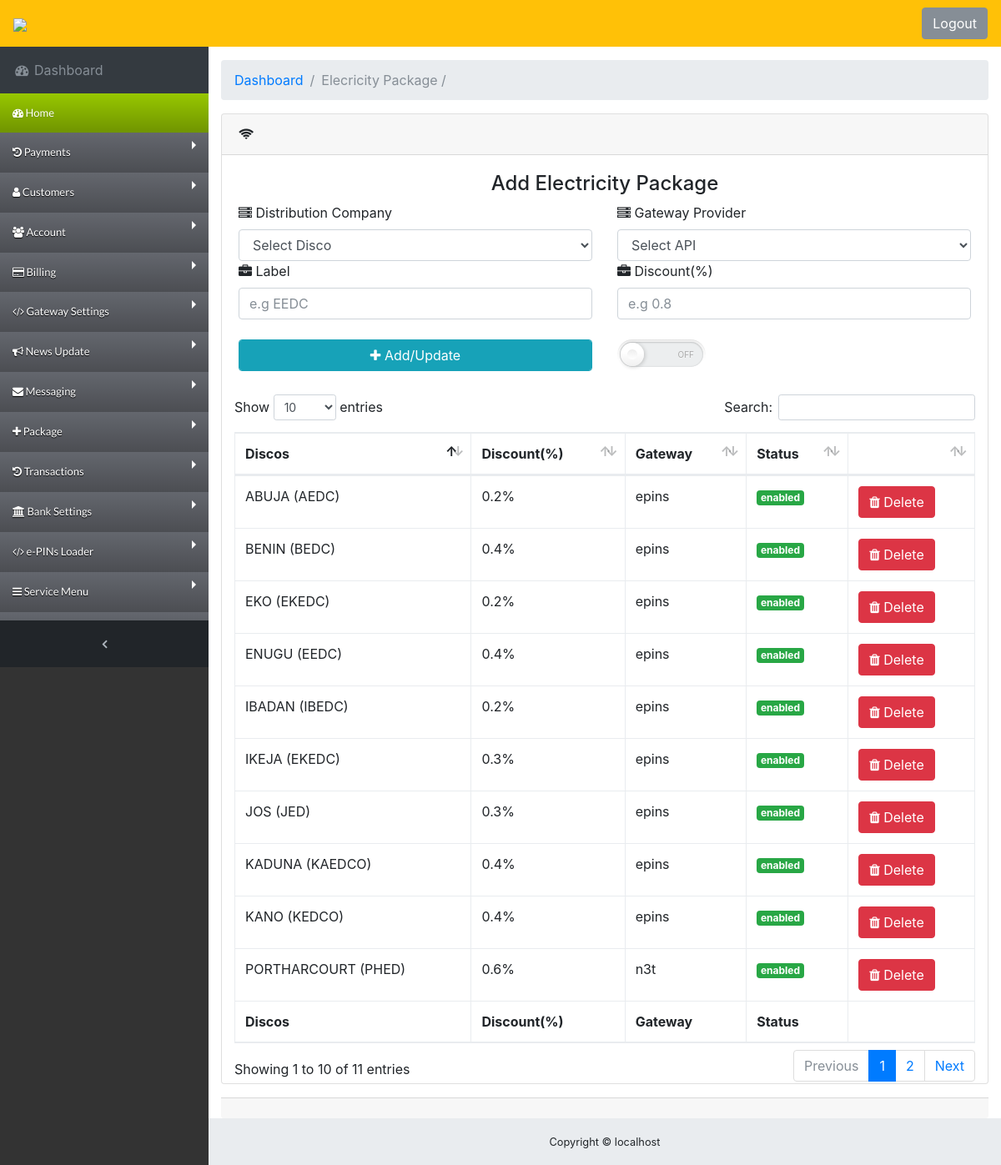
The page /app/administrator/electric_package.php (signed in) on the database its author committed.
### tables this page shows
CREATE TABLE `electric_package` (
  `serial` int(11) NOT NULL,
  `network` varchar(50) NOT NULL,
  `plan` varchar(50) NOT NULL,
  `gateway` varchar(100) NOT NULL,
  `discount` float UNSIGNED NOT NULL,
  `status` varchar(50) DEFAULT NULL
);

### app/administrator/electric_package.php (the view, shortened to what this page needs)
<?php
require('../db.php');
include('../inc/logo.php');
include('inc/header.php');
?>
<body class="fixed-nav sticky-footer bg-dark" id="page-top">
  <?php include('inc/nav.php');?>
      </ul>
      <ul class="navbar-nav sidenav-toggler">
        <li class="nav-item">
          <a class="nav-link text-center" id="sidenavToggler">
            <i class="fa fa-fw fa-angle-left"></i>
          </a>
        </li>
      </ul>
      <ul class="navbar-nav ml-auto">
        <li class="nav-item">
        <a class="btn btn-secondary" href="logout.php">Logout</a>
        </li>
      </ul>
    </div>
  </nav>
  <div class="content-wrapper">
    <div class="container-fluid">
      <ol class="breadcrumb">
        <li class="breadcrumb-item">
          <a href="dashboard.php">Dashboard</a>
        </li>
        <li class="breadcrumb-item active">Elecricity Package / </li>
      </ol>
      <div class="row">
        <div class="col-12">
          <div class="card mb-3">
        <div class="card-header">
          <i class="fa fa-wifi"></i> </div>
        <div class="card-body">
           <form method="POST" action="javascript:void(0)" id="electricPackage">
         <h4 align="center">Add Electricity Package</h4>
          <div class="row ">
              <div class="col-6">
 <label><li class="fa fa-server"></li> Distribution Company </label>
 <select name="network" id="network" class="form-control">
   <option  selected hidden disabled >Select Disco</option>
 </select>
 </div>
 <div class="col-6">
 <label><li class="fa fa-server"></li> Gateway Provider</label>
 <select name="gateway" class="form-control">
   <option  selected hidden disabled >Select API </option>
 </select>
 </div>
  <div class="col-6">
 <label><li class="fa fa-briefcase"></li> Label</label>
    <input type="text" name="plan"  class="form-control" placeholder="e.g EEDC" >
 </div>
<div class="col-6">
 <label><li class="fa fa-briefcase"></li> Discount(%)</label>
    <input type="text" name="discount"  class="form-control" placeholder="e.g 0.8" >
 </div>
 <div class="col-6">
       <button type="submit" id="btn-add" class="form-control btn btn-info solid"><li class="fa fa-plus"></li> Add/Update</button>
     </div>
     <div class="col-3">
      <label class="switch ">
	<span class="switch-label" data-on="On" data-off="Off"></span>
	<span class="switch-handle"></span>
</label>
     </div>
 </div>
 </div>
<?php
function fetchdisco($conn){
		$Runqry = $conn->query("SELECT * FROM electric_package");
	while($disc[] = $Runqry->fetch_assoc()){}
	return json_encode($disc);
}
		?>
    <table class="table table-bordered" id="dataTable" width="100%" cellspacing="0">
            <thead>
              <tr>
            <th>Discos</td>
               <th>Discount(%)</th>
              <th>Gateway</td>
                <th>Status</th>
                <th></th>
              </tr>
              </thead>
              <tfoot>
              <tr>
                 <th>Discos</td>
              <th>Discount(%)</th>
                <th>Gateway</td>
              <th>Status</th>
              <th></th>
              </tr>
              </tfoot>
              <tbody>
                <?php
              $json_disco = json_decode(fetchdisco($conn));
               foreach($json_disco as $pr){
               for ($w = 0, $c = count($pr); $w < $c; $w++){
                 if($pr->status === 'enabled'){$color="success";} else {$color="danger";}
               ?>
                <tr>
                  <td><?php echo strtoupper($pr->network.' ('.$pr->plan.')'); ?></td>
                  <td><?php echo $pr->discount.'%'; ?></td>
                  <td><?php echo $pr->gateway; ?></td>
                   <td> <badge class="badge badge-<?php echo $color;?>"><?php echo $pr->status;?> </badge> </td>
                    <td><a href="delete_tvplan.php?id=<?php echo $pr->serial; ?>" class="btn btn-danger" ><i class="fa fa-trash"></i> Delete</a></td>
                </tr>
              <?php } } ?>
                </tbody>
            </table>
        </div>
        <div class="card-footer small text-muted"></div>
      </div>
    </div>
        </div>
      </div>
   <?php include('inc/footer.php');?>

### app/administrator/css/sb-admin.css (style rules this page uses)
html { position: relative; min-height: 100%; }
body { overflow-x: hidden; }
body.sticky-footer { margin-bottom: 56px; }
body.sticky-footer .content-wrapper { min-height: calc(100vh - 56px - 56px); }
body.fixed-nav { padding-top: 56px; }
.content-wrapper { min-height: calc(100vh - 56px); padding-top: 1rem; }
#mainNav .navbar-collapse .navbar-nav .nav-item .nav-link { cursor: pointer; }
#mainNav .navbar-collapse .sidenav-toggler { display: none; }
#mainNav.fixed-top .sidenav-toggler { display: none; }
@media (min-width: 992px) { #mainNav.fixed-top .sidenav-toggler { position: absolute; top: 0; left: 0; display: flex; overflow-x: hidden; overflow-y: auto; -webkit-flex-direction: column; -ms-flex-direction: column; flex-direction: column; margin-top: calc(100vh - 56px); } }
@media (min-width: 992px) { #mainNav.fixed-top .sidenav-toggler > .nav-item { width: 250px; padding: 0; } }
@media (min-width: 992px) { #mainNav.fixed-top .sidenav-toggler > .nav-item > .nav-link { padding: 1em; } }
#mainNav.fixed-top.navbar-dark .sidenav-toggler { background-color: #212529; }
#mainNav.fixed-top.navbar-dark .sidenav-toggler a i { color: #adb5bd; }
.content-wrapper { overflow-x: hidden; background: white; }
@media (min-width: 992px) { .content-wrapper { margin-left: 250px; } }
#sidenavToggler i { font-weight: 800; }

### app/administrator/css/switchButton.css (style rules this page uses)
.switch { position: relative; display: block; vertical-align: top; width: 100px; height: 30px; padding: 3px; margin: 0 10px 10px 0; background: linear-gradient(to bottom, #eeeeee, #FFFFFF 25px); background-image: -webkit-linear-gradient(top, #eeeeee, #FFFFFF 25px); border-radius: 18px; box-shadow: inset 0 -1px white, inset 0 1px 1px rgba(0, 0, 0, 0.05); cursor: pointer; box-sizing:content-box; }
.switch-label { position: relative; display: block; height: inherit; font-size: 10px; text-transform: uppercase; background: #eceeef; border-radius: inherit; box-shadow: inset 0 1px 2px rgba(0, 0, 0, 0.12), inset 0 0 2px rgba(0, 0, 0, 0.15); box-sizing:content-box; }
.switch-label:before, .switch-label:after { position: absolute; top: 50%; margin-top: -.5em; line-height: 1; -webkit-transition: inherit; -moz-transition: inherit; -o-transition: inherit; transition: inherit; box-sizing:content-box; }
.switch-label:before { content: attr(data-off); right: 11px; color: #aaaaaa; text-shadow: 0 1px rgba(255, 255, 255, 0.5); }
.switch-label:after { content: attr(data-on); left: 11px; color: #FFFFFF; text-shadow: 0 1px rgba(0, 0, 0, 0.2); opacity: 0; }
.switch-handle { position: absolute; top: 4px; left: 4px; width: 28px; height: 28px; background: linear-gradient(to bottom, #FFFFFF 40%, #f0f0f0); background-image: -webkit-linear-gradient(top, #FFFFFF 40%, #f0f0f0); border-radius: 100%; box-shadow: 1px 1px 5px rgba(0, 0, 0, 0.2); }
.switch-handle:before { content: ""; position: absolute; top: 50%; left: 50%; margin: -6px 0 0 -6px; width: 12px; height: 12px; background: linear-gradient(to bottom, #eeeeee, #FFFFFF); background-image: -webkit-linear-gradient(top, #eeeeee, #FFFFFF); border-radius: 6px; box-shadow: inset 0 1px rgba(0, 0, 0, 0.02); }
.switch-label, .switch-handle { transition: All 0.3s ease; -webkit-transition: All 0.3s ease; -moz-transition: All 0.3s ease; -o-transition: All 0.3s ease; }

### app/administrator/inc/header.php (style rules this page uses)
* { box-sizing: border-box; }
.row:after { content: ""; display: table; clear: both; }

### rows shown on the page
electric_package: network+plan "ABUJA (AEDC)", discount "0.2", gateway "epins", status "enabled"
electric_package: network+plan "ENUGU (EEDC)", discount "0.4", gateway "epins", status "enabled"
electric_package: network+plan "EKO (EKEDC)", discount "0.2", gateway "epins", status "enabled"
electric_package: network+plan "IKEJA (EKEDC)", discount "0.3", gateway "epins", status "enabled"
electric_package: network+plan "IBADAN (IBEDC)", discount "0.2", gateway "epins", status "enabled"
electric_package: network+plan "BENIN (BEDC)", discount "0.4", gateway "epins", status "enabled"
electric_package: network+plan "PORTHARCOURT (PHED)", discount "0.6", gateway "n3t", status "enabled"
electric_package: network+plan "JOS (JED)", discount "0.3", gateway "epins", status "enabled"
electric_package: network+plan "KANO (KEDCO)", discount "0.4", gateway "epins", status "enabled"
electric_package: network+plan "KADUNA (KAEDCO)", discount "0.4", gateway "epins", status "enabled"

### other values the page prints
$_SERVER['SERVER_NAME'] "localhost"
